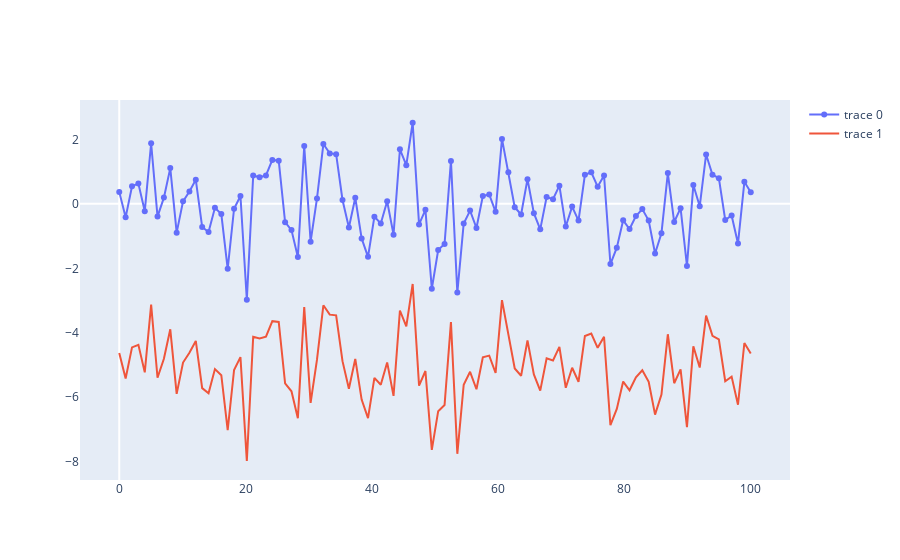

Notebook code for this chart:
### Code cell
x_values = np.linspace(0, 100, 100)
y_values = np.random.randn(100)

trace0 = go.Scatter(x = x_values, y = y_values, mode = 'lines + markers')

trace1 = go.Scatter(x = x_values, y = y_values - 5, mode = 'lines')

layout = go.Layout(
                   xaxis = dict(showgrid = False, 
                                showline = False,
                               ),
                   yaxis = dict(showgrid = False, 
                                showline = False,
                               ),
                  )

data = [trace0, trace1]
fig = go.Figure(data = data, layout = layout)
iplot(fig)
